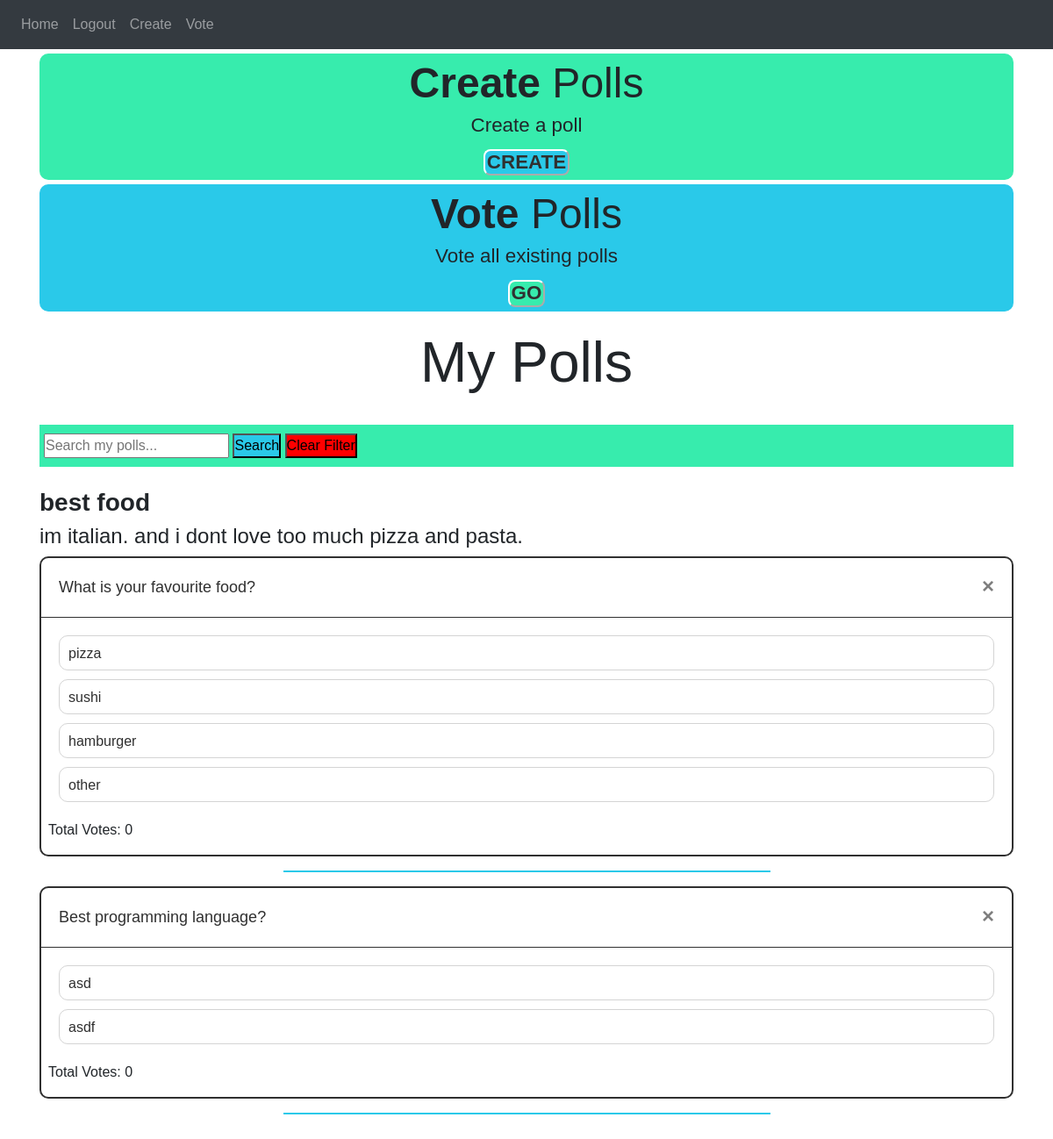
The app's page / (signed in) with its own data.
### website/models.py (models this page shows)
class Poll(db.Model):
    id = db.Column(db.Integer, primary_key=True)
    title = db.Column(db.String(150))
    description = db.Column(db.String(2000))
    question = db.Column(db.String(200))
    option_1 = db.Column(db.String(150))
    option_2 = db.Column(db.String(150))
    option_3 = db.Column(db.String(150))
    option_4 = db.Column(db.String(150))
    date = db.Column(db.DateTime(timezone=True), default=func.now())
    user_id = db.Column(db.Integer, db.ForeignKey("user.id"))

### website/views.py (the view)
@views.route("/", methods=["GET", "POST"])
@login_required
def home():
    return render_template("home.html", user=current_user)

### website/__init__.py (called while the page is built)
def create_app():
    app = Flask(__name__)
    app.config["SECRET_KEY"] = "key"
    app.config["SQLALCHEMY_DATABASE_URI"] = f"sqlite:///{DB_NAME}"
    db.init_app(app)
    from .views import views
    from .auth import auth
    app.register_blueprint(views, url_prefix="/")
    app.register_blueprint(auth, url_prefix="/")
    from .models import User, Poll
    create_database(app)
    login_manager = LoginManager()
    login_manager.login_view = "auth.login"
    login_manager.init_app(app)
    @login_manager.user_loader
    def load_user(id):
        return User.query.get(int(id))
    return app

### website/templates/home.html (shortened to what this page needs)
{% extends "base.html" %}
{% block content %}
<section class="create-section" id="create-section" align="center">
    <h2><strong>Create</strong> Polls</h2>
    <p>Create a poll</p>
    <button class="create-section__button"><a href="{{ url_for('views.create') }}">Create</a></button>
</section>
<section class="vote-section" id="vote-section" align="center">
    <h2><strong>Vote</strong> Polls</h2>
    <p>Vote all existing polls</p>
    <button class="vote-section__button"><a href="{{ url_for('views.vote') }}">Go</a></button>
</section>
<section class="my-polls">
    <h1 align="center">My Polls</h1>
    <br>
    <div class="search-bar">
        <input type="text" class="search-input" id="pollSearch" placeholder="Search my polls...">
        <button  class="search__btn">Search</button>
        <button class="clear-filter__btn">Clear Filter</button>
    </div>
    <br>
        {% for poll in user.polls %}
        <div class="whole-poll">
            <div class="information">
                <h3><strong>{{ poll.title }}</strong></h3>
                <h4>{{ poll.description }}</h4>
            </div>
            <div class="poll">
                <div class="question">
                    {{ poll.question }}
                    <button type="button" class="close" onclick="deletePoll('{{ poll.id }}')">
                        <span aria-hidden="true">&times;</span>
                    </button>
                </div>
                <div class="answers">
                    <div class="answer" name="option_1" id="answer-0">
                        {{ poll.option_1 }}
                    </div>
                    <div class="answer" name="option_2" id="answer-1">
                        {{ poll.option_2 }}
                    </div>
                    {% if poll.option_3 %}
                    <div class="answer" name="option_3" id="answer-2">
                        {{ poll.option_3 }}
                    </div>
                    {% endif %}
                    {% if poll.option_4 %}
                    <div class="answer" name="option_4" id="answer-3">
                        {{ poll.option_4 }}
                    </div>
                    {% endif %}
                </div>
                <div class="poll-info">
                    <p>Total Votes: 0</p>
                </div>
            </div>
        </div>
        {% endfor %}
</section>
{% endblock %}

### website/templates/base.html (shortened to what this page needs)
<!DOCTYPE html>
<html lang="en">
    <head>
        <link
            rel="stylesheet"
            href="https://stackpath.bootstrapcdn.com/bootstrap/4.4.1/css/bootstrap.min.css"
        />
        <link
            rel="stylesheet"
            href="https://stackpath.bootstrapcdn.com/font-awesome/4.7.0/css/font-awesome.min.css"
        />
        <link rel="stylesheet" href="{{ url_for('static', filename='styles.css') }}">
    </head>
    <body>
        <nav class="navbar navbar-expand-lg navbar-dark bg-dark">
            <div class="collapse navbar-collapse" id="navbar">
                <div class="navbar-nav">
                    {% if user.is_authenticated %}
                    <a class="nav-item nav-link"id="home" href="/">Home</a>
                    <a class="nav-item nav-link"id="logout" href="/logout">Logout</a>
                    <a class="nav-item nav-link"id="create" href="/create">Create</a>
                    <a class="nav-item nav-link"id="vote" href="/vote">Vote</a>
                    {% else %}
                    <a class="nav-item nav-link"id="login" href="/login">Login</a>
                    <a class="nav-item nav-link"id="signUp" href="/sign-up">Sign Up</a>
                    {% endif %}
                </div>
            </div>
        </nav>
        <div class="container">
            {% block content %}
            {% endblock %}
        </div>
    </body>
</html>

### website/static/styles.css (style rules this page uses)
* { margin: 0px; padding: 0px; box-sizing: border-box; }
:root { --ff-primary: "Source Sans Pro", sans-serif ; --ff-secondary: "Source Code Pro", monospace; --fw-reg: 400; --fw-bold: 800; --clr-light: #fff; --clr-dark: #303030; --clr-accent1: #37ecad; --clr-accent2: #2ac9e9; --fs-h1: 3rem; --fs-h2: 2.25rem; --fs-h3: 1.5rem; --fs-h4: 1.25rem; --fs-body: 1rem; --bs: 0.25em 0.25em 0.75em rgba(0,0,0,.25), 0.125em 0.125em 0.25em rgba(0,0,0,.15); }
@media (min-width: 800px) { :root { --fs-h1: 4rem; --fs-h2: 3rem; --fs-h3: 2.2rem; --fs-h4: 1.4rem; --fs-body: 1rem; } }
body { font-family:"Raleway",sans-serif; background:var(--clr-light); }
.create-section { align-items: center; background-color: var(--clr-accent1); padding: 5px 0; border-radius: 10px; line-height: 1; margin-top: 5px; }
.create-section h2 { font-size: var(--fs-h2); }
.create-section p { font-size: var(--fs-h4); }
.create-section__button { background-color: var(--clr-accent2); text-transform: uppercase; color: var(--clr-dark); font-size: var(--fs-h4); font-weight: var(--fw-bold); border-color: var(--clr-light); padding: 2px 2px; border-radius: 8px; }
.create-section a { text-decoration: none; color: inherit; }
.vote-section { align-items: center; background-color: var(--clr-accent2); padding: 5px 0; border-radius: 10px; line-height: 1; margin-top: 5px; }
.vote-section h2 { font-size: var(--fs-h2); }
.vote-section p { font-size: var(--fs-h4); }
.vote-section__button { background-color: var(--clr-accent1); text-transform: uppercase; color: var(--clr-dark); font-size: var(--fs-h4); font-weight: var(--fw-bold); border-color: var(--clr-light); padding: 2px 2px; border-radius: 8px; }
.vote-section a { text-decoration: none; color: inherit; }
.my-polls { padding: 20px 0; }
.my-polls h1 { font-size: var(--fs-h1); }
.search-bar { background-color: var(--clr-accent1); padding: 10px 0; }
.search-input { margin: 0 0 0 5px; }
.search__btn { background-color: var(--clr-accent2); }
.clear-filter__btn { background-color: red; }
.whole-poll::after { content: ''; display: block; width:50%; height:2px; background: var(--clr-accent2); margin: 1em auto; }
.poll { background-color: var(--clr-light); border-radius:10px; border: 2px solid var(--clr-dark); transform: translate(0,0); }
.poll .question { padding:20px; color:var(--clr-dark); font-size:18px; border-bottom: 1px solid var(--clr-dark); }
.poll .answers { padding: 20px 20px 10px; }
.poll .answers .answer { position: relative; width:100%; height: 40px; padding: 0px 10px; line-height:40px; color:var(--clr-dark); margin-bottom: 10px; border: 1px solid #d4d4d4; border-radius: 10px; cursor:pointer; overflow: hidden; }
.poll-info p { padding-left: 8px; display: inline-block; }

### records on screen
Poll: title "best food", description "im italian. and i dont love too much pizza and pasta.", question "What is your favourite food?", option_1 "pizza", option_2 "sushi", option_3 "hamburger", option_4 "other"
Poll: question "Best programming language?", option_1 "asd", option_2 "asdf"
